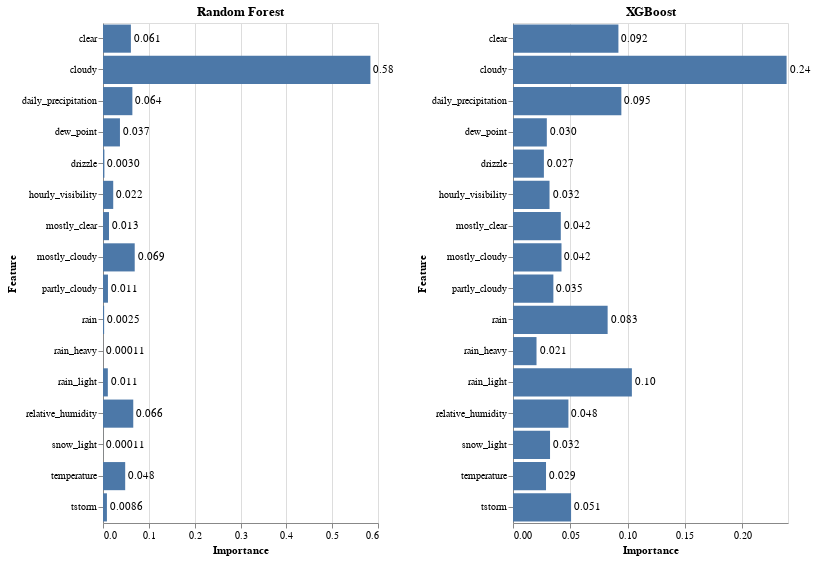

The notebook cell saved with this chart:
### Markdown cell above
The model with the cloud_cover feature preformed slightly worse than the cloud observations feature model, so it is safe to say that we can drop cloud_cover as a feature in favor of a better preforming set of features. On the other hand, having a less complex (less features) model could be favorable in some situations as long as the accuracy is not reduced too much. In our case we will opt for the more accurate set of features.

Finally we can try trimming the feature set by removing features that have less than a .02% impact. This will give us the same advantage of having a less complex model but hopefully with less of a drop in accuracy.

### Code cell
dropped_columns = ['station_pressure',
       'wind_speed', 'cloud_cover', 'overcast', 'fog', 'snow',
       'snow_heavy', 'freezing_rain', 'freezing_drizzle', 'ice_pellets',
       'ice_pellets_light', 'ice_pellets_heavy', 'flurries',
       'freezing_rain_heavy', 'freezing_rain_light', 'fog_light']
alt.hconcat(train_plot_model(rfr, 'Random Forest', dropped_columns),
          train_plot_model(xg_reg, 'XGBoost', dropped_columns))

### Figure 1 — Vega-Lite specification as saved in the notebook (floating-point values rounded to 4 significant figures)
{"config": {"view": {"continuousWidth": 400, "continuousHeight": 300}}, "hconcat": [{"layer": [{"mark": "bar", "encoding": {"x": {"type": "quantitative", "field": "Importance"}, "y": {"type": "nominal", "field": "Feature"}}, "height": 500, "title": "Random Forest", "width": 275}, {"mark": {"type": "text", "align": "left", "baseline": "middle", "dx": 3}, "encoding": {"text": {"type": "quantitative", "field": "Importance", "format": ",.2r"}, "x": {"type": "quantitative", "field": "Importance"}, "y": {"type": "nominal", "field": "Feature"}}, "height": 500, "title": "Random Forest", "width": 275}], "data": {"name": "data-142b4c45c0025e8a4827a400daf14cd2"}}, {"layer": [{"mark": "bar", "encoding": {"x": {"type": "quantitative", "field": "Importance"}, "y": {"type": "nominal", "field": "Feature"}}, "height": 500, "title": "XGBoost", "width": 275}, {"mark": {"type": "text", "align": "left", "baseline": "middle", "dx": 3}, "encoding": {"text": {"type": "quantitative", "field": "Importance", "format": ",.2r"}, "x": {"type": "quantitative", "field": "Importance"}, "y": {"type": "nominal", "field": "Feature"}}, "height": 500, "title": "XGBoost", "width": 275}], "data": {"name": "data-c1eaba304bd0f11361e9b6c51eaef254"}}], "$schema": "https://vega.github.io/schema/vega-lite/v4.8.1.json", "datasets": {"data-142b4c45c0025e8a4827a400daf14cd2": [{"Feature": "temperature", "Importance": 0.04842}, {"Feature": "dew_point", "Importance": 0.03698}, {"Feature": "relative_humidity", "Importance": 0.06602}, {"Feature": "daily_precipitation", "Importance": 0.06408}, {"Feature": "hourly_visibility", "Importance": 0.0223}, {"Feature": "mostly_cloudy", "Importance": 0.0692}, {"Feature": "mostly_clear", "Importance": 0.01307}, {"Feature": "clear", "Importance": 0.06086}, {"Feature": "cloudy", "Importance": 0.5834}, {"Feature": "partly_cloudy", "Importance": 0.01083}, {"Feature": "rain_light", "Importance": 0.01056}, {"Feature": "tstorm", "Importance": 0.008563}, {"Feature": "drizzle", "Importance": 0.003026}, {"Feature": "rain_heavy", "Importance": 0.0001141}, {"Feature": "rain", "Importance": 0.002456}, {"Feature": "snow_light", "Importance": 0.0001092}], "data-c1eaba304bd0f11361e9b6c51eaef254": [{"Feature": "temperature", "Importance": 0.02882}, {"Feature": "dew_point", "Importance": 0.02951}, {"Feature": "relative_humidity", "Importance": 0.04837}, {"Feature": "daily_precipitation", "Importance": 0.09456}, {"Feature": "hourly_visibility", "Importance": 0.03188}, {"Feature": "mostly_cloudy", "Importance": 0.04232}, {"Feature": "mostly_clear", "Importance": 0.04171}, {"Feature": "clear", "Importance": 0.092}, {"Feature": "cloudy", "Importance": 0.2388}, {"Feature": "partly_cloudy", "Importance": 0.03523}, {"Feature": "rain_light", "Importance": 0.1037}, {"Feature": "tstorm", "Importance": 0.05069}, {"Feature": "drizzle", "Importance": 0.02696}, {"Feature": "rain_heavy", "Importance": 0.02052}, {"Feature": "rain", "Importance": 0.08259}, {"Feature": "snow_light", "Importance": 0.03233}]}}
